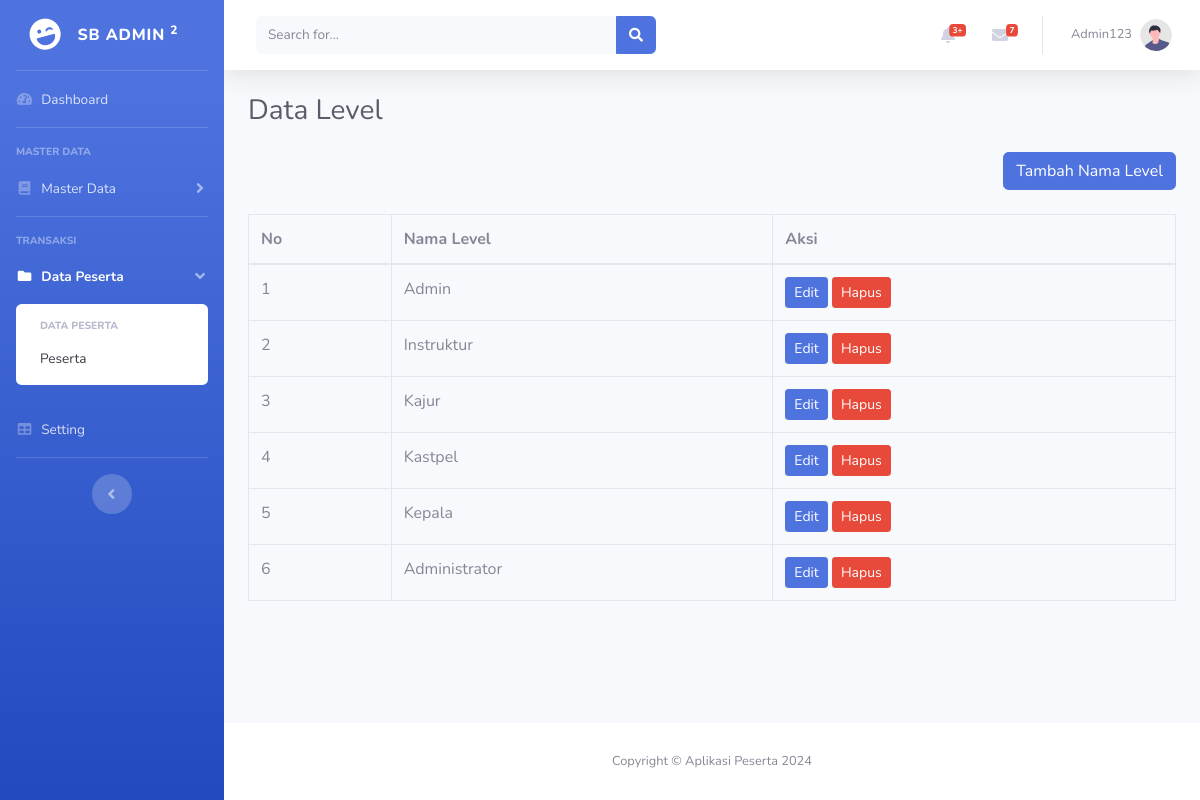
The app's page /nama_level.php (signed in) with its own data.
### tables this page shows
CREATE TABLE `level` (
  `id` int(11) NOT NULL,
  `nama_level` varchar(50) NOT NULL,
  `created_at` timestamp NOT NULL DEFAULT current_timestamp(),
  `update_at` timestamp NOT NULL DEFAULT current_timestamp() ON UPDATE current_timestamp()
);

### nama_level.php (the view, shortened to what this page needs)
<?php
include 'config/config.php';
$queryUser = mysqli_query($koneksi, "SELECT * FROM level ORDER BY id DESC");
?>
<!DOCTYPE html>
<html lang="en">
<head>
    <?php include 'inc/head.php'; ?>
</head>
<body id="page-top">
    <div id="wrapper">
        <?php include 'inc/sidebar.php'; ?>
        <div id="content-wrapper" class="d-flex flex-column">
            <div id="content">
                <?php include 'inc/navbar.php'; ?>
                <div class="container-fluid">
                    <h1 class="h3 mb-4 text-gray-800">Data Level</h1>
                    <div align="right">
                        <a href="tambah-namalevel.php" class="btn btn-primary mb-4">Tambah Nama Level</a>
                    </div>
                    <div class="table-responsive">
                        <table class="table table-bordered">
                            <thead>
                                <tr>
                                    <th>No</th>
                                    <th>Nama Level</th>
                                    <th>Aksi</th>
                                </tr>
                            </thead>
                            <tbody>
                                <?php $no = 1;
                                while ($dataUser = mysqli_fetch_assoc($queryUser)) { ?>
                                    <tr>
                                        <td><?php echo $no++ ?></td>
                                        <td><?php echo $dataUser['nama_level'] ?></td>
                                        <td>
                                            <a href="tambah-namalevel.php?edit=<?php echo $dataUser['id'] ?>" class="btn btn-primary btn-sm">Edit</a>
                                            <a onclick="return confirm('Apakah Anda yakin akan menghapus data ini?')" href="tambah-namalevel.php?delete=<?php echo $dataUser['id'] ?>" class="btn btn-danger btn-sm">Hapus</a>
                                        </td>
                                    </tr>
                                <?php } ?>
                            </tbody>
                        </table>
                    </div>
                </div>
            </div>
            <?php include 'inc/footer.php'; ?>
        </div>
    </div>
</body>
</html>

### records on screen
level: nama_level "Admin"
level: nama_level "Instruktur"
level: nama_level "Kajur"
level: nama_level "Kastpel"
level: nama_level "Kepala"
level: nama_level "Administrator"

### other values on screen
$_SESSION['nama'] "Admin123"
